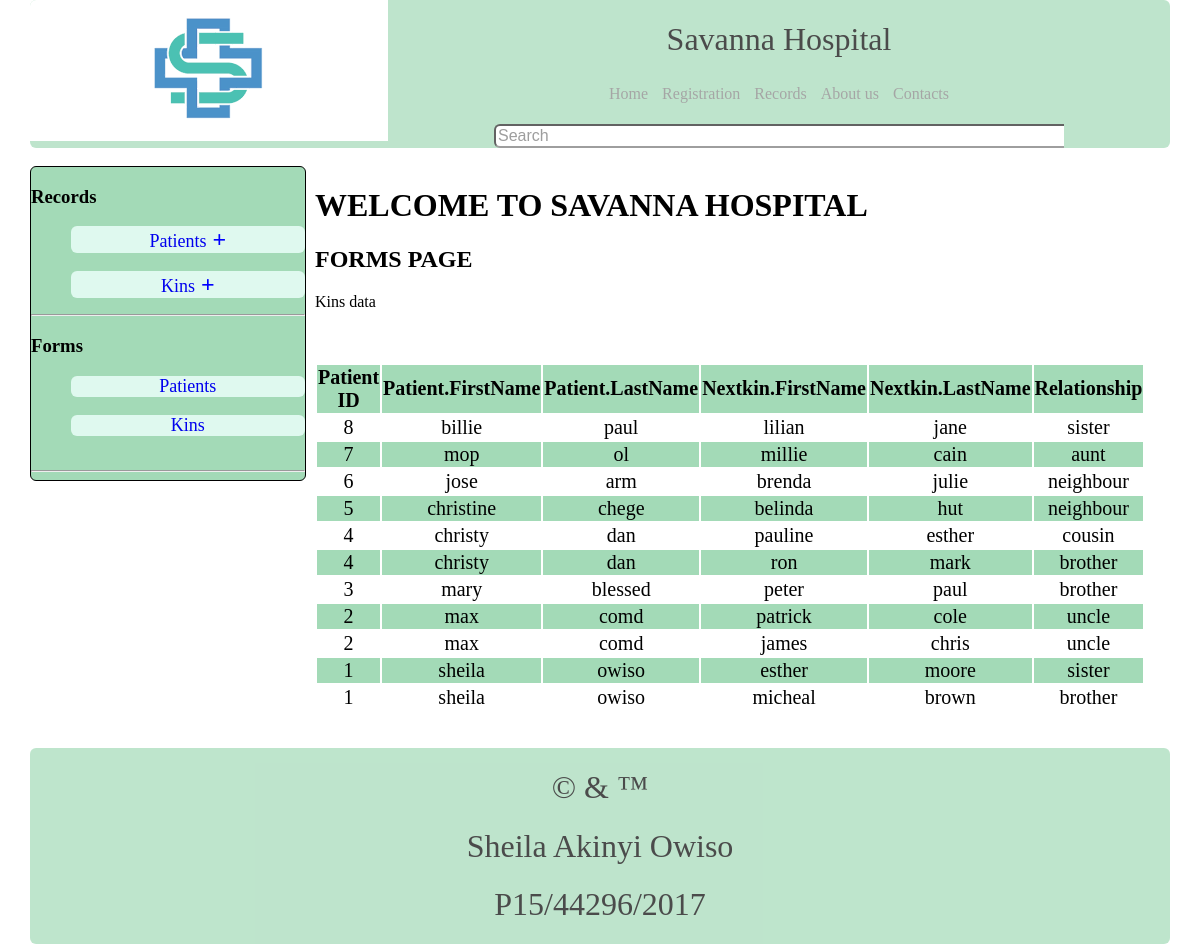
/kins-records.php, run on the app's committed database.
### tables this page shows
CREATE TABLE `nextkin` (
  `nid` int(255) NOT NULL,
  `parentid` text NOT NULL,
  `firstname` text NOT NULL,
  `surname` text NOT NULL,
  `relationship` text NOT NULL
);

CREATE TABLE `patients` (
  `parentid` int(255) NOT NULL,
  `pid` text NOT NULL,
  `firstname` text NOT NULL,
  `middlename` text NOT NULL,
  `surname` text NOT NULL,
  `dateofbirth` text NOT NULL,
  `gender` text NOT NULL,
  `county` text NOT NULL
);

### kins-records.php (the view, shortened to what this page needs)
<!DOCTYPE html>
<html>
<head>
</head>
<body>
	<header>
		<img src="Hospital.png" style="float:left; overflow: hidden;">
		<h1>Savanna Hospital</h1>
		<ul class="headlinks">
			<li><a href="index.php">Home</a></li>
			<li><a href="forms.php">Registration</a></li>
			<li><a href="patients.php">Records</a></li>
			<li><a href="#" title="Partner with us">About us</a></li>
			<li><a href="#" title="Partner with us">Contacts</a></li>
		</ul>
		<div class="search">
			<input type="text" name="" placeholder="Search" id="src">
		</div>
	</header><br>
	<div class="main">
		<div class="left">
			<?php require("template-side.php"); ?>
		</div>
		<div class="content">
			<h1>WELCOME TO SAVANNA HOSPITAL</h1>
			<h2>FORMS PAGE </h2>
			<P>Kins data</P>
			<br><br>
			<table>
				<thead style="background-color: #a3dab7;">
					<tr>
						<th>Patient ID</th>
						<th>Patient.FirstName</th>
						<th>Patient.LastName</th>
						<th>Nextkin.FirstName</th>
						<th>Nextkin.LastName</th>
						<th>Relationship</th>
					</tr>
				</thead>
				<tbody>
					<?php
						$db = mysqli_connect("localhost","root","","hospital");
						if( $db )
						{
							$sel = mysqli_query($db,"SELECT patients.parentid, patients.firstname, patients.surname, nextkin.firstname AS fn2, nextkin.surname AS sn2, nextkin.relationship FROM patients, nextkin WHERE patients.pid = nextkin.parentid ORDER BY patients.parentid DESC   ");
							if( mysqli_num_rows($sel) == 0 )
							{
								echo "<h2>There are no next of kins in the database. Create some in the creation section.</h2>";
							}
							else
							{
								$i = 0;
								while( $a = mysqli_fetch_array($sel) )
								{
									$pid = $a['parentid'];
									$fn1 = $a['firstname'];
									$sn1 = $a['surname'];
									$fn2 = $a['fn2'];
									$sn2 = $a['sn2'];
									$rel = $a['relationship'];
									$i++;
									if( $i % 2 == 0 )
										{
											?>
											<tr>
												<td style="background-color: #a3dab7;text-align: center;"><?php echo $pid; ?></td>
												<td style="background-color: #a3dab7;text-align: center;"><?php echo $fn1; ?></td>
												<td style="background-color: #a3dab7;text-align: center;"><?php echo $sn1; ?></td>
												<td style="background-color: #a3dab7;text-align: center;"><?php echo $fn2; ?></td>
												<td style="background-color: #a3dab7;text-align: center;"><?php echo $sn2; ?></td>
												<td style="background-color: #a3dab7;text-align: center;"><?php echo $rel; ?></td>
											</tr>
											<?php
										}
										else
										{
											?>
											<tr>
												<td style="background-color: #FFF;text-align: center;"><?php echo $pid; ?></td>
												<td style="background-color: #FFF;text-align: center;"><?php echo $fn1; ?></td>
												<td style="background-color: #FFF;text-align: center;"><?php echo $sn1; ?></td>
												<td style="background-color: #FFF;text-align: center;"><?php echo $fn2; ?></td>
												<td style="background-color: #FFF;text-align: center;"><?php echo $sn2; ?></td>
												<td style="background-color: #FFF;text-align: center;"><?php echo $rel; ?></td>
											</tr>
											<?php
										}
									}
							}
						}
						else{ echo "<h2>Connection to database not possible.</h2>"; }
					?>
				</tbody>
			</table>
			<br><br>
		</div>
	</div>
	<footer>
		<center>
			<h1>
				&copy; &amp; &trade;
			</h1>
			<h1>
				Sheila Akinyi Owiso
			</h1>
			<h1>
				P15/44296/2017
			</h1>
		</center>
	</footer>
	<link rel="stylesheet" type="text/css" media="screen and (min-width:551px) and (max-width:2000px)" href="styles.css">
</body>
</html>

### template-side.php (shortened to what this page needs)
<h3>Records</h3>
			<ul >
				<li><a id="linksup" href="#">Patients<span style="cursor:pointer; overflow: hidden;color: blue;font-weight: bolder;font-size: 24px;"> &plus; </span> </a> </li>
				<br>
				<li>
					<a id="linksupb" href="#">Kins<span style="cursor:pointer; overflow: hidden;color: blue;font-weight: bolder;font-size: 24px;"> &plus; </span> </a>
				<br>
			</ul><hr>
			<h3>Forms</h3>
			<ul>
				<li><a href="forms.php">Patients</a></li><br>
				<li><a href="forms-kins.php">Kins</a></li><br>
			</ul>
			<hr>

### styles.css (style rules this page uses)
body { margin: 0px; padding: 0px; font-family: Berlin Sans FB Demi; }
header, footer { width:95%; overflow:hidden; margin:auto; min-height:50px; background:#a3dab7; opacity: .7; font-weight:normal; color: black;-webkit-border-radius:6px;-moz-border-radius:6px;-ms-border-radius:6px;-o-border-radius:6px;border-radius:6px; }
header h1, footer h1 { text-align: center;font-weight: normal; }
.main { width:95%; overflow:hidden; margin:auto; min-height:500px; }
.left { background: #a3dab7; width:24%; overflow:hidden; min-height:200px;float: left;border: 1px solid black; -webkit-border-radius:6px;-moz-border-radius:6px;-ms-border-radius:6px;-o-border-radius:6px;border-radius:6px; }
.content { width:75%; overflow:hidden; min-height:450px;float: right; }
.headlinks { text-decoration: none;text-align:center; font-weight: normal; }
.headlinks li { display: inline-block;padding: 5px; }
.headlinks li a { color:gray;font-weight: normal;text-decoration: none; }
.search { width:50%;margin:0px auto;overflow: hidden; }
#src { width:100%;overflow: hidden;-webkit-border-radius:6px;-moz-border-radius:6px;-ms-border-radius:6px;-o-border-radius:6px;border-radius:6px; color:cyan;background:#FFF;font-size: 16px; }
.left ul li { list-style: none;padding: 0px;margin:0px;font-size:18px;background: #dff9ef;text-align: center; -webkit-border-radius:6px;-moz-border-radius:6px;-ms-border-radius:6px;-o-border-radius:6px;border-radius:6px; }
.left ul li a { text-decoration: none; }
table { width:95%;overflow: 100%;font-size: 20px; }

### data on the page
nextkin: parentid.parentid "8", parentid.firstname "billie", parentid.surname "paul", firstname "lilian", surname "jane", relationship "sister"
nextkin: parentid.parentid "7", parentid.firstname "mop", parentid.surname "ol", firstname "millie", surname "cain", relationship "aunt"
nextkin: parentid.parentid "6", parentid.firstname "jose", parentid.surname "arm", firstname "brenda", surname "julie", relationship "neighbour"
nextkin: parentid.parentid "5", parentid.firstname "christine", parentid.surname "chege", firstname "belinda", surname "hut", relationship "neighbour"
nextkin: parentid.parentid "4", parentid.firstname "christy", parentid.surname "dan", firstname "pauline", surname "esther", relationship "cousin"
nextkin: parentid.parentid "4", parentid.firstname "christy", parentid.surname "dan", firstname "ron", surname "mark", relationship "brother"
nextkin: parentid.parentid "3", parentid.firstname "mary", parentid.surname "blessed", firstname "peter", surname "paul", relationship "brother"
nextkin: parentid.parentid "2", parentid.firstname "max", parentid.surname "comd", firstname "patrick", surname "cole", relationship "uncle"
nextkin: parentid.parentid "2", parentid.firstname "max", parentid.surname "comd", firstname "james", surname "chris", relationship "uncle"
nextkin: parentid.parentid "1", parentid.firstname "sheila", parentid.surname "owiso", firstname "esther", surname "moore", relationship "sister"
nextkin: parentid.parentid "1", parentid.firstname "sheila", parentid.surname "owiso", firstname "micheal", surname "brown", relationship "brother"
